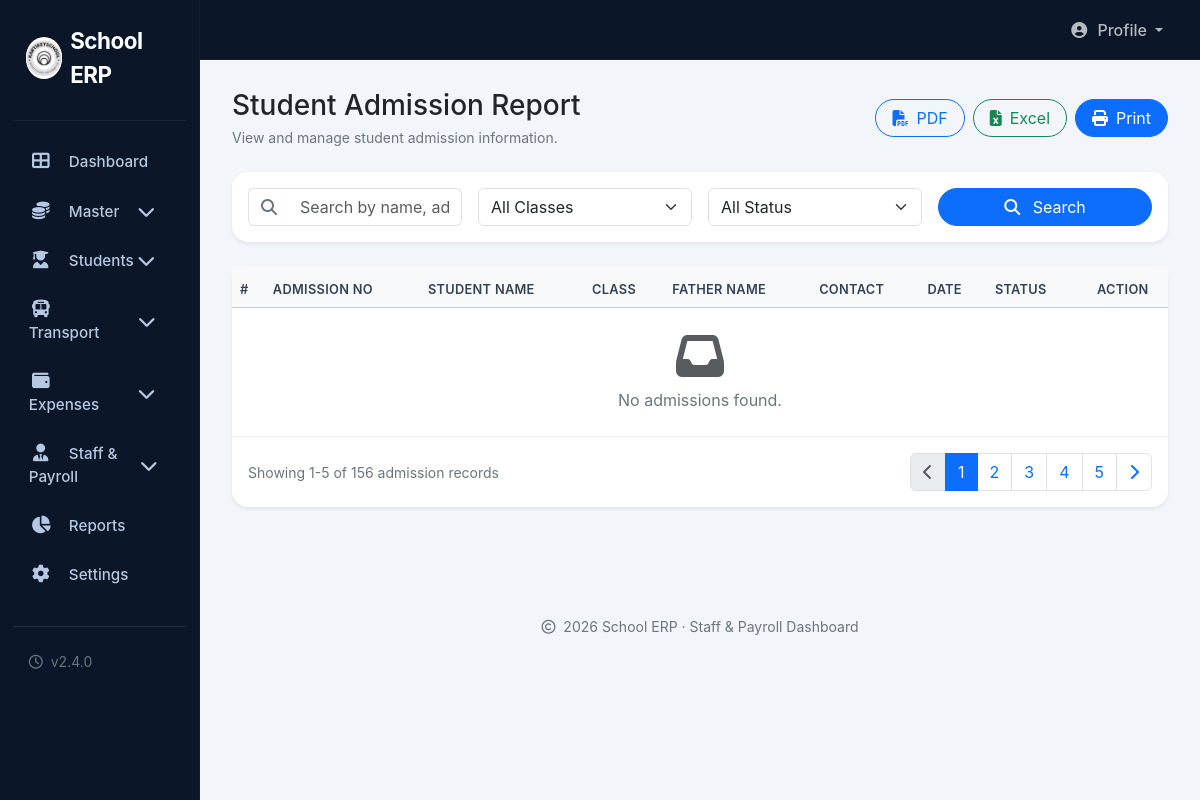
The app's page /admin/student_report.php (signed in), older data.
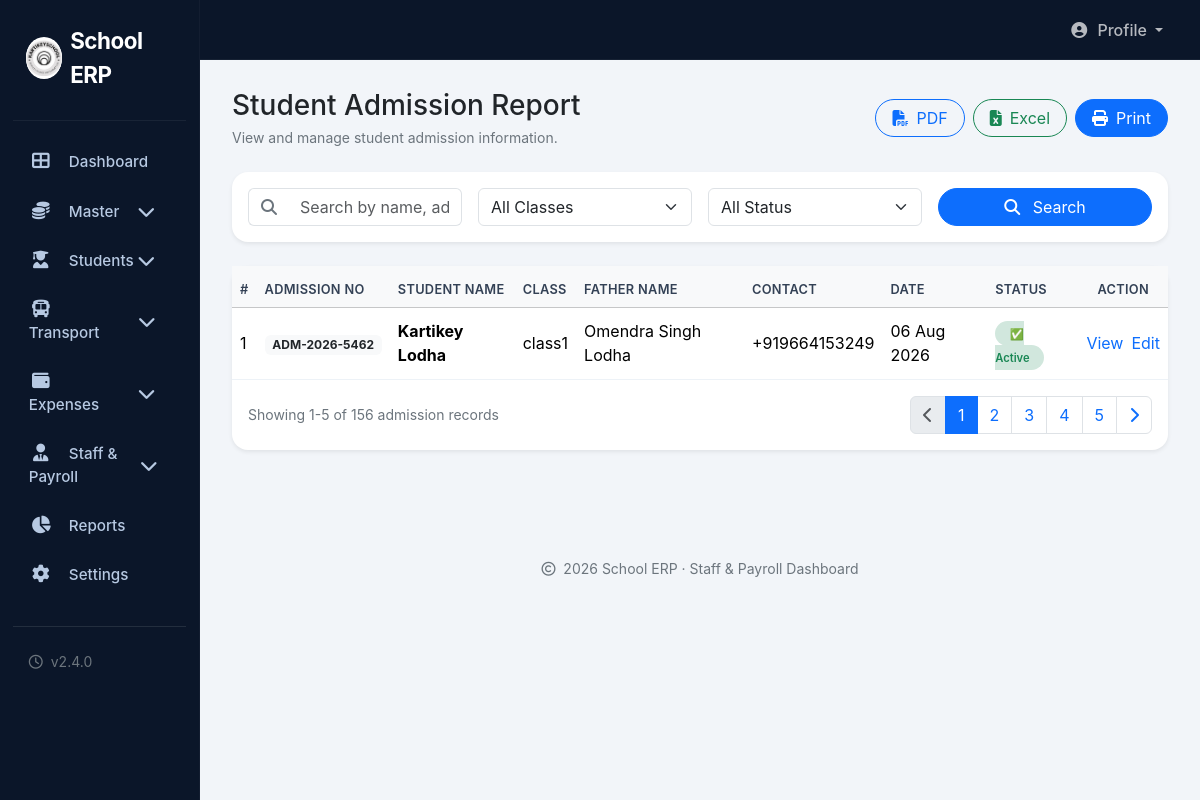
The same page, newer data.
### tables this page shows
CREATE TABLE `students` (
  `id` int(11) NOT NULL,
  `admission_no` varchar(50) NOT NULL,
  `name` varchar(100) NOT NULL,
  `class_id` int(11) DEFAULT NULL,
  `section_id` int(11) DEFAULT NULL,
  `gender` enum('Male','Female','Other') DEFAULT 'Male',
  `dob` date DEFAULT NULL,
  `phone` varchar(20) DEFAULT NULL,
  `email` varchar(100) DEFAULT NULL,
  `address` text DEFAULT NULL,
  `father_name` varchar(100) DEFAULT NULL,
  `mother_name` varchar(100) DEFAULT NULL,
  `parent_phone` varchar(20) DEFAULT NULL,
  `status` enum('Active','Inactive') DEFAULT 'Active',
  `created_at` timestamp NOT NULL DEFAULT current_timestamp(),
  `photo` varchar(255) DEFAULT NULL,
  `birth_certificate` varchar(255) DEFAULT NULL,
  `marksheet` varchar(255) DEFAULT NULL,
  `tc_certificate` varchar(255) DEFAULT NULL,
  `aadhaar` varchar(255) DEFAULT NULL,
  `father_aadhaar` varchar(255) DEFAULT NULL,
  `mother_aadhaar` varchar(255) DEFAULT NULL,
  `parent_email` varchar(100) DEFAULT NULL,
  `student_type` enum('RTO','Non-RTO') DEFAULT 'Non-RTO',
  `admission_fees` decimal(10,2) DEFAULT 0.00
);

CREATE TABLE `classes` (
  `id` int(11) NOT NULL,
  `class_name` varchar(50) NOT NULL,
  `student_capacity` int(11) DEFAULT 0,
  `status` enum('Active','Inactive') DEFAULT 'Active',
  `created_at` timestamp NOT NULL DEFAULT current_timestamp()
);

### admin/student_report.php (the view, shortened to what the changed rows need)
<?php
include '../config/config.php';
try {
    $stmt = $conn->query("SELECT s.*, c.class_name, sec.section_name FROM students s LEFT JOIN classes c ON s.class_id = c.id LEFT JOIN sections sec ON s.section_id = sec.id ORDER BY s.id DESC");
    $students = $stmt->fetchAll(PDO::FETCH_ASSOC);
} catch (Exception $e) {
    $students = [];
}
include 'includes/header.php';
?>
<div class="main-content">
    <div class="card border-0 rounded-4 shadow-sm">
        <div class="card-body p-0">
            <div class="table-responsive">
                <table class="table table-custom align-middle mb-0">
                    <thead class="table-light">
                        <tr>
                            <th>#</th>
                            <th>Admission No</th>
                            <th>Student Name</th>
                            <th>Class</th>
                            <th>Father Name</th>
                            <th>Contact</th>
                            <th>Date</th>
                            <th>Status</th>
                            <th class="text-center">Action</th>
                        </tr>
                    </thead>
                    <tbody>
                        <?php if (count($students) > 0): ?>
                        <?php $i = 1; foreach ($students as $student): ?>
                        <tr>
                            <td><?= $i++ ?></td>
                            <td><span class="badge bg-light text-dark"><?= htmlspecialchars($student['admission_no'] ?? '—') ?></span></td>
                            <td><strong><?= htmlspecialchars($student['name'] ?? '—') ?></strong></td>
                            <td><?= htmlspecialchars($student['class_name'] ?? '—') ?></td>
                            <td><?= htmlspecialchars($student['father_name'] ?? '—') ?></td>
                            <td><?= htmlspecialchars($student['parent_phone'] ?? $student['phone'] ?? '—') ?></td>
                            <td><?= !empty($student['created_at']) ? date('d M Y', strtotime($student['created_at'])) : '—' ?></td>
                            <td>
                                <?php if (($student['status'] ?? '') === 'Active'): ?>
                                <span class="status-badge bg-success-subtle text-success">✅ Active</span>
                                <?php else: ?>
                                <span class="status-badge bg-danger-subtle text-danger">❌ Inactive</span>
                                <?php endif; ?>
                            </td>
                            <td>
                                <div class="d-flex gap-2">
                                    <a href="#" class="text-primary text-decoration-none">View</a>
                                    <a href="#" class="text-primary text-decoration-none">Edit</a>
                                </div>
                            </td>
                        </tr>
                        <?php endforeach; ?>
                        <?php else: ?>
                        <tr>
                            <td colspan="9" class="text-center py-4 text-secondary">
                                <i class="fas fa-inbox fa-3x d-block mb-2 text-muted"></i>
                                No admissions found.
                            </td>
                        </tr>
                        <?php endif; ?>
                    </tbody>
                </table>
            </div>
        </div>
    </div>
</div>
<?php
include 'includes/footer.php';
?>

Row changes from the older to the newer data that the page shows:
added students: admission_no "ADM-2026-5462", name "Kartikey Lodha", class.class_name "class1", father_name "Omendra Singh Lodha", parent_phone "+919664153249", created_at "06 Aug 2026", status "✅ Active"
Text that changed along with them:
text no longer shown: "No admissions found."
